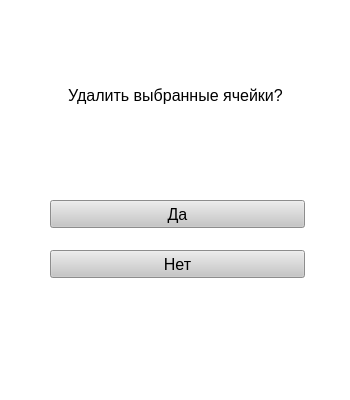
<?xml version="1.0" encoding="UTF-8"?>
<ui version="4.0">
 <class>window</class>
 <widget class="QWidget" name="window">
  <property name="geometry">
   <rect>
    <x>0</x>
    <y>0</y>
    <width>350</width>
    <height>400</height>
   </rect>
  </property>
  <property name="minimumSize">
   <size>
    <width>350</width>
    <height>400</height>
   </size>
  </property>
  <property name="maximumSize">
   <size>
    <width>350</width>
    <height>400</height>
   </size>
  </property>
  <property name="windowTitle">
   <string>Del</string>
  </property>
  <property name="styleSheet">
   <string notr="true">background-color: rgb(255, 255, 255);</string>
  </property>
  <widget class="QLabel" name="label">
   <property name="geometry">
    <rect>
     <x>40</x>
     <y>40</y>
     <width>271</width>
     <height>111</height>
    </rect>
   </property>
   <property name="font">
    <font>
     <family>System</family>
     <pointsize>12</pointsize>
    </font>
   </property>
   <property name="text">
    <string>Удалить выбранные ячейки?</string>
   </property>
   <property name="alignment">
    <set>Qt::AlignCenter</set>
   </property>
  </widget>
  <widget class="QPushButton" name="oh_yes">
   <property name="geometry">
    <rect>
     <x>50</x>
     <y>200</y>
     <width>255</width>
     <height>28</height>
    </rect>
   </property>
   <property name="minimumSize">
    <size>
     <width>255</width>
     <height>28</height>
    </size>
   </property>
   <property name="maximumSize">
    <size>
     <width>255</width>
     <height>28</height>
    </size>
   </property>
   <property name="font">
    <font>
     <family>System</family>
     <pointsize>12</pointsize>
    </font>
   </property>
   <property name="styleSheet">
    <string notr="true">background-color: rgb(198, 198, 198);</string>
   </property>
   <property name="text">
    <string>Да</string>
   </property>
  </widget>
  <widget class="QPushButton" name="oh_no">
   <property name="geometry">
    <rect>
     <x>50</x>
     <y>250</y>
     <width>255</width>
     <height>28</height>
    </rect>
   </property>
   <property name="minimumSize">
    <size>
     <width>255</width>
     <height>28</height>
    </size>
   </property>
   <property name="maximumSize">
    <size>
     <width>255</width>
     <height>28</height>
    </size>
   </property>
   <property name="font">
    <font>
     <family>System</family>
     <pointsize>12</pointsize>
    </font>
   </property>
   <property name="styleSheet">
    <string notr="true">background-color: rgb(198, 198, 198);</string>
   </property>
   <property name="text">
    <string>Нет</string>
   </property>
  </widget>
 </widget>
 <resources/>
 <connections/>
</ui>
